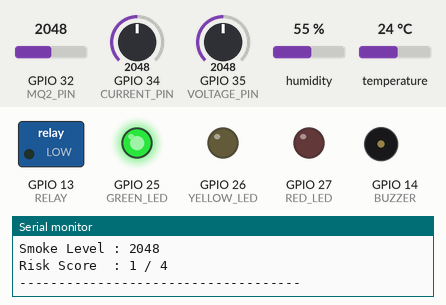
The sketch below on a simulated ESP32. Parts: switched loads named in the sketch (green lamp = pin HIGH), output pins drawn as LEDs (lit = HIGH), buzzer (waves = sounding, pin HIGH), the last lines printed to the serial monitor. The test bench sets the inputs (shaded band); at power-on: GPIO 34 (CURRENT_PIN) = 2048, GPIO 35 (VOLTAGE_PIN) = 2048, GPIO 32 (MQ2_PIN) = 2048, humidity 55 %, temperature 24 °C.

Above: at 2.8 s.
2.9 s: GPIO 34 (CURRENT_PIN) set to 2665
5.6 s: GPIO 34 (CURRENT_PIN) set to 2775
At 7.1 s:
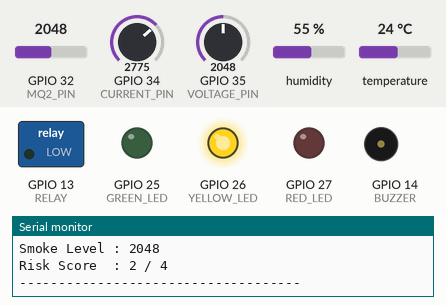
8.3 s: GPIO 35 (VOLTAGE_PIN) set to 1056
11.3 s: GPIO 35 (VOLTAGE_PIN) set to 951
At 13.0 s:
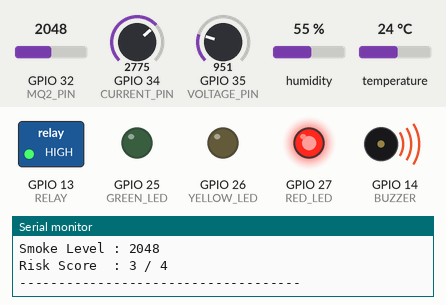
14.0 s: GPIO 35 (VOLTAGE_PIN) set to 1228
At 15.4 s:
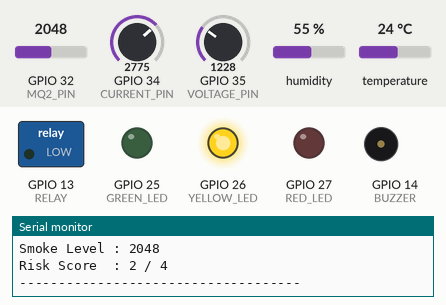
16.7 s: GPIO 35 (VOLTAGE_PIN) set to 160
At 19.1 s:
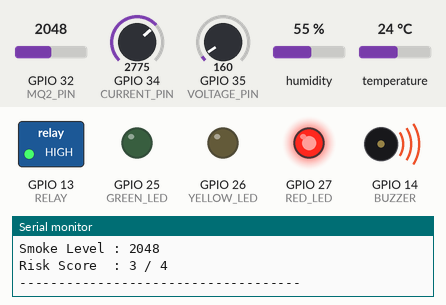
Timing chart, 0 to 20.6 s (numbered marks = the images above; inputs shaded):
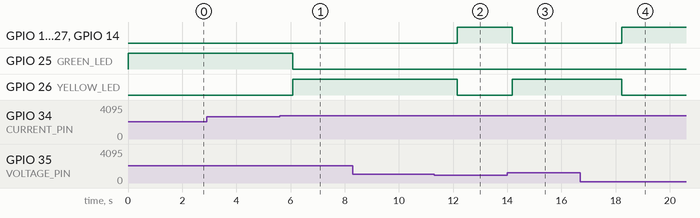

Measured:
- the behaviour switches between 2730 and 2731 on GPIO 34 (CURRENT_PIN) (found by bisection; images 0 and 1)
- the behaviour switches between 1024 and 1023 on GPIO 35 (VOLTAGE_PIN) (found by bisection; images 1 and 2)
- after the input at 5.6 s, GPIO 25 (GREEN_LED): HIGH → LOW after 0.49 s; GPIO 26 (YELLOW_LED): LOW → HIGH after 0.49 s
- after the input at 11.3 s, GPIO 13 (RELAY), GPIO 27 (RED_LED), GPIO 14 (BUZZER): LOW → HIGH after 0.85 s; GPIO 26 (YELLOW_LED): HIGH → LOW after 0.85 s
- after the input at 14.0 s, GPIO 13 (RELAY), GPIO 27 (RED_LED), GPIO 14 (BUZZER): HIGH → LOW after 0.18 s; GPIO 26 (YELLOW_LED): LOW → HIGH after 0.18 s
- after the input at 16.7 s, GPIO 13 (RELAY), GPIO 27 (RED_LED), GPIO 14 (BUZZER): LOW → HIGH after 1.5 s; GPIO 26 (YELLOW_LED): HIGH → LOW after 1.5 s

The sketch:

sketch.ino
```cpp
#include <DHTesp.h>

// ================= PIN DEFINITIONS =================

#define CURRENT_PIN 34
#define VOLTAGE_PIN 35
#define MQ2_PIN     32
#define DHT_PIN     4

#define GREEN_LED   25
#define YELLOW_LED  26
#define RED_LED     27

#define BUZZER      14
#define RELAY       13

// ================= DHT SENSOR =================

DHTesp dht;

// ================= SETUP =================

void setup() {

  Serial.begin(115200);

  // Start DHT22
  dht.setup(DHT_PIN, DHTesp::DHT22);

  // LED pins
  pinMode(GREEN_LED, OUTPUT);
  pinMode(YELLOW_LED, OUTPUT);
  pinMode(RED_LED, OUTPUT);

  // Alarm and relay
  pinMode(BUZZER, OUTPUT);
  pinMode(RELAY, OUTPUT);

  // Initial state
  digitalWrite(GREEN_LED, LOW);
  digitalWrite(YELLOW_LED, LOW);
  digitalWrite(RED_LED, LOW);
  digitalWrite(BUZZER, LOW);
  digitalWrite(RELAY, LOW);

  Serial.println();
  Serial.println("====================================");
  Serial.println("        VOLTGUARD AI SYSTEM");
  Serial.println("   Intelligent Electrical Safety");
  Serial.println("====================================");
}


// ================= MAIN LOOP =================

void loop() {

  // -------- READ SENSORS --------

  int currentRaw = analogRead(CURRENT_PIN);
  int voltageRaw = analogRead(VOLTAGE_PIN);
  int smokeRaw   = analogRead(MQ2_PIN);

  TempAndHumidity data = dht.getTempAndHumidity();

  float temperature = data.temperature;


  // -------- CONVERT POTENTIOMETER VALUES --------

  // Current simulation: 0 to 15 A
  float current = (currentRaw / 4095.0) * 15.0;

  // Voltage simulation: 180 to 260 V
  float voltage = 180.0 +
                  (voltageRaw / 4095.0) * 80.0;


  // -------- RISK SCORE --------

  int riskScore = 0;

  // 1. Over-current detection
  if (current > 10.0) {
    riskScore++;
  }

  // 2. Abnormal voltage detection
  if (voltage < 200.0 || voltage > 250.0) {
    riskScore++;
  }

  // 3. Over-temperature detection
  if (temperature > 60.0) {
    riskScore++;
  }

  // 4. Smoke/gas detection
  if (smokeRaw > 2000) {
    riskScore++;
  }


  // -------- RESET OUTPUTS --------

  digitalWrite(GREEN_LED, LOW);
  digitalWrite(YELLOW_LED, LOW);
  digitalWrite(RED_LED, LOW);
  digitalWrite(BUZZER, LOW);
  digitalWrite(RELAY, LOW);


  // =================================================
  // NORMAL CONDITION
  // =================================================

  if (riskScore <= 1) {

    digitalWrite(GREEN_LED, HIGH);

    Serial.println("STATUS: NORMAL");
  }


  // =================================================
  // WARNING CONDITION
  // =================================================

  else if (riskScore == 2) {

    digitalWrite(YELLOW_LED, HIGH);

    Serial.println("STATUS: WARNING");
  }


  // =================================================
  // CRITICAL CONDITION
  // =================================================

  else {

    digitalWrite(RED_LED, HIGH);

    digitalWrite(BUZZER, HIGH);

    digitalWrite(RELAY, HIGH);

    Serial.println("STATUS: CRITICAL");
    Serial.println("!!! PREVENTIVE ACTION ACTIVATED !!!");
  }


  // -------- DISPLAY DATA --------

  Serial.println("------------------------------------");

  Serial.print("Current     : ");
  Serial.print(current, 2);
  Serial.println(" A");

  Serial.print("Voltage     : ");
  Serial.print(voltage, 2);
  Serial.println(" V");

  Serial.print("Temperature : ");
  Serial.print(temperature, 2);
  Serial.println(" C");

  Serial.print("Smoke Level : ");
  Serial.println(smokeRaw);

  Serial.print("Risk Score  : ");
  Serial.print(riskScore);
  Serial.println(" / 4");

  Serial.println("------------------------------------");
  Serial.println();


  // Read every 2 seconds
  delay(2000);
}
```
